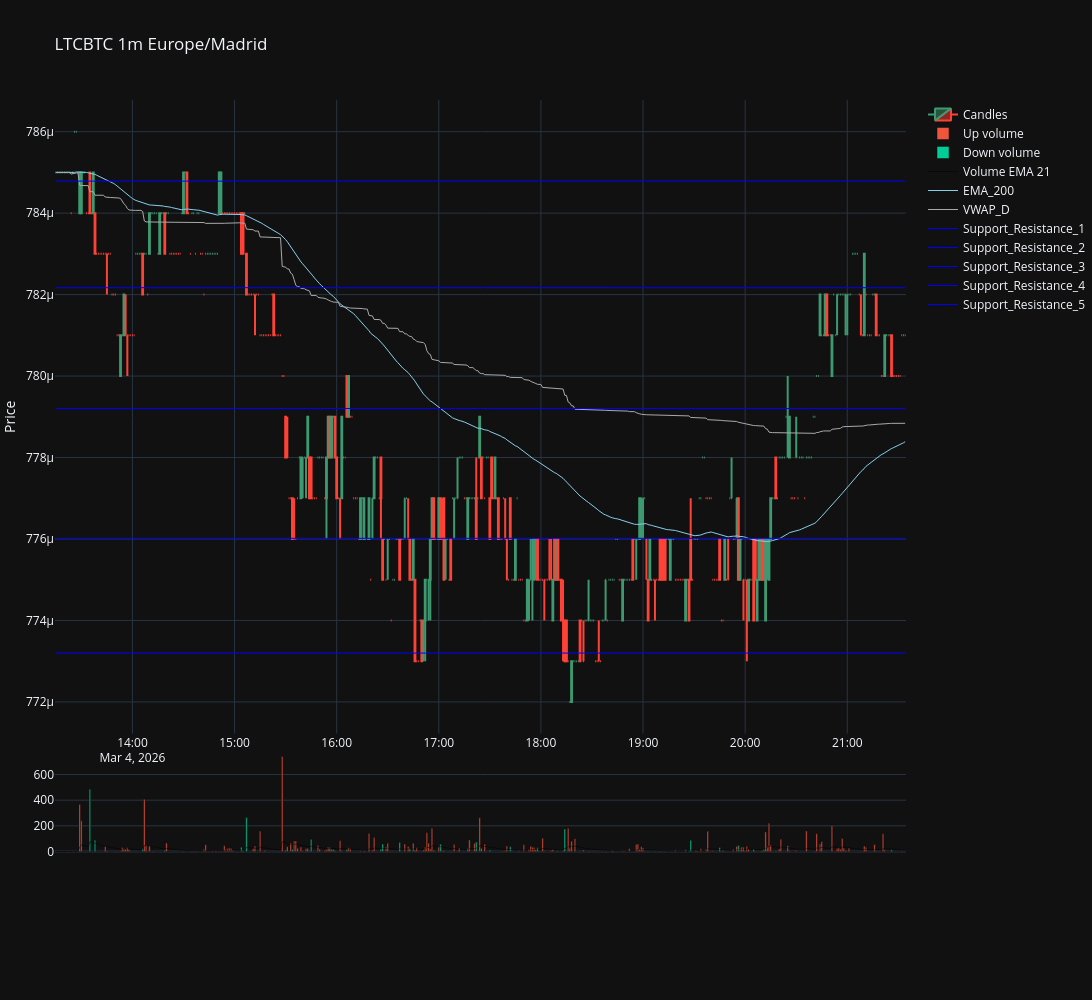

The notebook cell this image was saved under:
### Markdown cell above
Once support and resistance levels are computed, they are automatically overlaid on the candlestick chart when calling `sym.plot()`. The horizontal lines mark the cluster centroids where the highest trade volume concentration was detected.

## Order Book Density

The order book snapshot shows the current distribution of limit orders (bids and asks) at different price levels, providing insight into near-term supply and demand zones.

### Code cell
sym.plot()

### Figure 1 — Plotly figure (JSON) as saved in the notebook; plotly's stock layout.template omitted (floating-point values rounded to 4 significant figures; data arrays with more than 128 entries replaced by an {"elided": "..."} marker saying what was removed)
{"data": [{"close": {"elided": "500 float values"}, "high": {"elided": "500 float values"}, "low": {"elided": "500 float values"}, "name": "Candles", "open": {"elided": "500 float values"}, "x": {"elided": "500 str values"}, "type": "candlestick", "xaxis": "x", "yaxis": "y"}, {"name": "Up volume", "x": {"elided": "442 str values"}, "y": {"elided": "442 float values"}, "type": "bar", "xaxis": "x2", "yaxis": "y2"}, {"name": "Down volume", "x": ["2026-03-04T13:35:00+01:00", "2026-03-04T13:38:00+01:00", "2026-03-04T14:06:00+01:00", "2026-03-04T14:19:00+01:00", "2026-03-04T14:32:00+01:00", "2026-03-04T15:04:00+01:00", "2026-03-04T15:05:00+01:00", "2026-03-04T15:07:00+01:00", "2026-03-04T15:23:00+01:00", "2026-03-04T15:30:00+01:00", "2026-03-04T15:34:00+01:00", "2026-03-04T15:44:00+01:00", "2026-03-04T15:45:00+01:00", "2026-03-04T15:56:00+01:00", "2026-03-04T15:59:00+01:00", "2026-03-04T16:00:00+01:00", "2026-03-04T16:06:00+01:00", "2026-03-04T16:26:00+01:00", "2026-03-04T16:27:00+01:00", "2026-03-04T16:37:00+01:00", "2026-03-04T16:43:00+01:00", "2026-03-04T16:46:00+01:00", "2026-03-04T16:50:00+01:00", "2026-03-04T16:57:00+01:00", "2026-03-04T17:01:00+01:00", "2026-03-04T17:03:00+01:00", "2026-03-04T17:07:00+01:00", "2026-03-04T17:22:00+01:00", "2026-03-04T17:25:00+01:00", "2026-03-04T17:30:00+01:00", "2026-03-04T17:31:00+01:00", "2026-03-04T17:35:00+01:00", "2026-03-04T17:42:00+01:00", "2026-03-04T17:58:00+01:00", "2026-03-04T18:08:00+01:00", "2026-03-04T18:10:00+01:00", "2026-03-04T18:12:00+01:00", "2026-03-04T18:14:00+01:00", "2026-03-04T18:15:00+01:00", "2026-03-04T18:23:00+01:00", "2026-03-04T18:54:00+01:00", "2026-03-04T19:03:00+01:00", "2026-03-04T19:10:00+01:00", "2026-03-04T19:11:00+01:00", "2026-03-04T19:12:00+01:00", "2026-03-04T19:13:00+01:00", "2026-03-04T19:27:00+01:00", "2026-03-04T19:28:00+01:00", "2026-03-04T19:45:00+01:00", "2026-03-04T19:56:00+01:00", "2026-03-04T20:05:00+01:00", "2026-03-04T20:06:00+01:00", "2026-03-04T20:10:00+01:00", "2026-03-04T20:11:00+01:00", "2026-03-04T20:18:00+01:00", "2026-03-04T20:48:00+01:00", "2026-03-04T21:17:00+01:00", "2026-03-04T21:26:00+01:00"], "y": [485.3, 87.33, 22.43, 10.08, 0.554, 33.12, 7.89, 264.5, 2.717, 11.7, 16.38, 6.653, 94.2, 29.19, 7.772, 1.742, 16.98, 20.29, 59.23, 69.34, 22.79, 9.582, 2.912, 10.23, 57.42, 5.249, 3.315, 73.73, 24.96, 11.01, 1.99, 1.357, 36.55, 28.84, 0.437, 6.575, 2.167, 174.4, 2.479, 1.39, 0.653, 2.258, 3.995, 1.59, 1.103, 2.231, 5.984, 88.53, 31.87, 47.45, 20.54, 3.711, 9.569, 15.65, 6.013, 0.512, 6.472, 13.2], "type": "bar", "xaxis": "x2", "yaxis": "y2"}, {"line": {"color": "black", "width": 0.5}, "name": "Volume EMA 21", "x": {"elided": "500 str values"}, "y": {"elided": "500 float values"}, "type": "scatter", "xaxis": "x2", "yaxis": "y2"}, {"line": {"color": "skyblue", "width": 1}, "mode": "lines", "name": "EMA_200", "showlegend": true, "x": {"elided": "500 str values"}, "y": {"elided": "500 float values"}, "yaxis": "y", "type": "scatter", "xaxis": "x"}, {"line": {"color": "darkgrey", "width": 1}, "mode": "lines", "name": "VWAP_D", "showlegend": true, "x": {"elided": "500 str values"}, "y": {"elided": "500 float values"}, "yaxis": "y", "type": "scatter", "xaxis": "x"}, {"line": {"color": "blue", "width": 1}, "mode": "lines", "name": "Support_Resistance_1", "showlegend": true, "x": {"elided": "500 str values"}, "y": {"elided": "500 float values"}, "yaxis": "y", "type": "scatter", "xaxis": "x"}, {"line": {"color": "blue", "width": 1}, "mode": "lines", "name": "Support_Resistance_2", "showlegend": true, "x": {"elided": "500 str values"}, "y": {"elided": "500 float values"}, "yaxis": "y", "type": "scatter", "xaxis": "x"}, {"line": {"color": "blue", "width": 1}, "mode": "lines", "name": "Support_Resistance_3", "showlegend": true, "x": {"elided": "500 str values"}, "y": {"elided": "500 float values"}, "yaxis": "y", "type": "scatter", "xaxis": "x"}, {"line": {"color": "blue", "width": 1}, "mode": "lines", "name": "Support_Resistance_4", "showlegend": true, "x": {"elided": "500 str values"}, "y": {"elided": "500 float values"}, "yaxis": "y", "type": "scatter", "xaxis": "x"}, {"line": {"color": "blue", "width": 1}, "mode": "lines", "name": "Support_Resistance_5", "showlegend": true, "x": {"elided": "500 str values"}, "y": {"elided": "500 float values"}, "yaxis": "y", "type": "scatter", "xaxis": "x"}], "layout": {"xaxis": {"anchor": "y", "domain": [0, 1], "matches": "x3", "showticklabels": true, "rangeslider": {"visible": false}}, "yaxis": {"anchor": "x", "domain": [0.28, 1], "title": {"text": "Price"}, "autorange": true, "fixedrange": false}, "xaxis2": {"anchor": "y2", "domain": [0, 1], "matches": "x3", "showticklabels": false}, "yaxis2": {"anchor": "x2", "domain": [0.14, 0.26], "autorange": true, "fixedrange": false}, "xaxis3": {"anchor": "y3", "domain": [0, 1]}, "yaxis3": {"anchor": "x3", "domain": [0, 0.12], "autorange": true, "fixedrange": false}, "margin": {"l": 1, "r": 1, "b": 20, "t": 100}, "yaxis4": {"autorange": true, "fixedrange": false}, "yaxis5": {"autorange": true, "fixedrange": false}, "yaxis6": {"autorange": true, "fixedrange": false}, "yaxis7": {"autorange": true, "fixedrange": false}, "yaxis8": {"autorange": true, "fixedrange": false}, "yaxis9": {"autorange": true, "fixedrange": false}, "yaxis10": {"autorange": true, "fixedrange": false}, "yaxis11": {"autorange": true, "fixedrange": false}, "title": {"text": "LTCBTC 1m Europe/Madrid"}, "autosize": false, "width": 1800, "height": 1000}}
